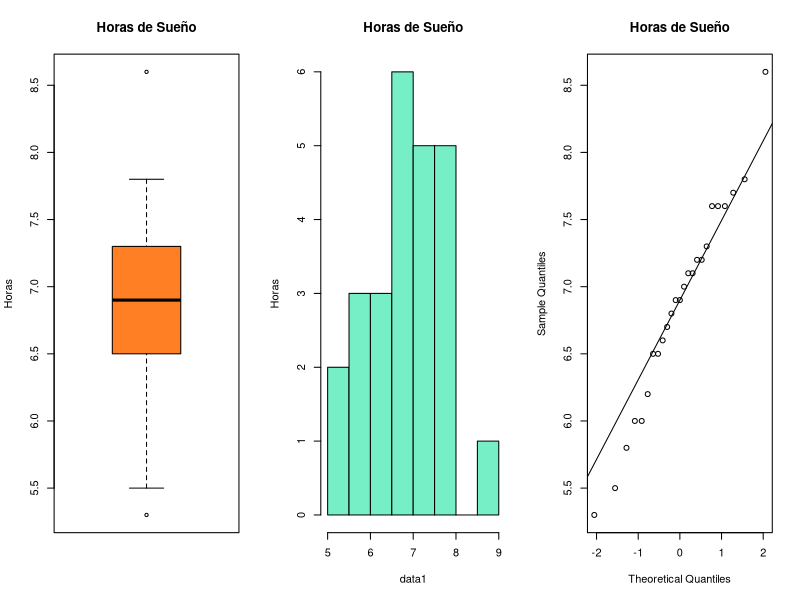

This figure's R source:
#Laboratorio 2. Intervalos de Confianza
#Estudiantes:
# José Barrera  15-10123
# Carlos Sivira 15-11377

par(mfrow=c(1,3))

####################################################################
#Pregunta 1

#Almacenamos los datos a analizar
data1 <- c(6.9, 7.6, 6.5, 6.2, 5.3,
           7.8, 7.0, 5.5, 7.6, 6.7,
           7.3, 6.6, 7.1, 6.9, 6.0,
           6.8, 6.5, 7.2, 5.8, 8.6,
           7.6, 7.1, 6.0, 7.2, 7.7)

#Datos para el análisis descriptivo
summary(data1)

sd(data1)

#Graficamos para apoyar nuestro análisis
boxplot(data1, 
        ylab = 'Horas', 
        main='Horas de Sueño', 
        col = 'chocolate1')

hist(data1, 
        ylab = 'Horas', 
        main='Horas de Sueño', 
        col = 'aquamarine2')

qqnorm(data1, main='Horas de Sueño')
qqline(data1)

#Calculamos el intervalo de confianza
#de 78% para la media
t.test(data1, conf.level = 0.78)$conf.int

####################################################################
#Pregunta 2

data2 <- c(15, 16, 14, 15, 17, 18, 19, 15, 13, 12, 11, 13, 11, 9, 10, 10)

dataMatrix <- matrix(data2, nrow=8)
colnames(dataMatrix) <- c("Método I", "Método II")
dataMatrix

####################################################################